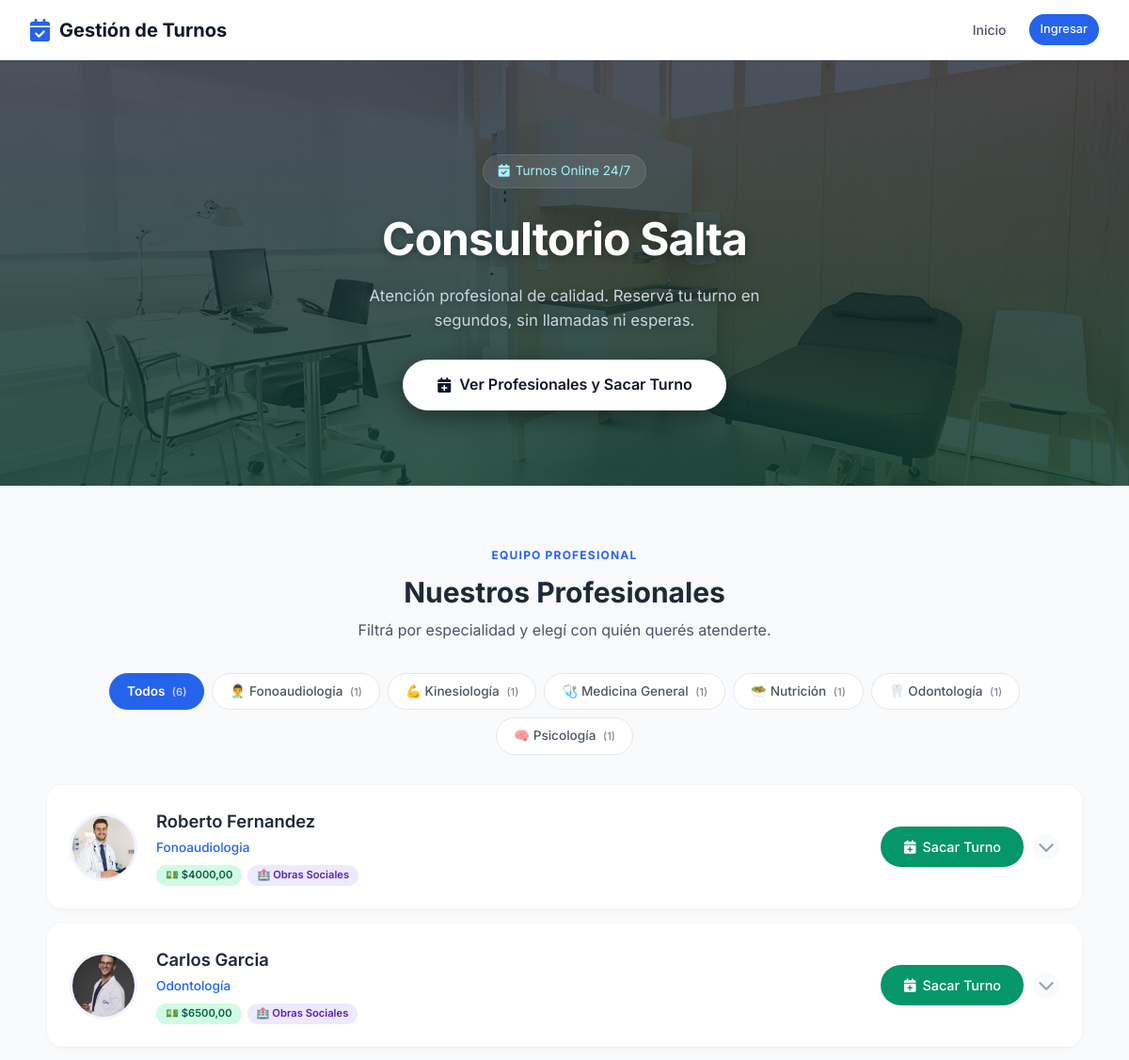
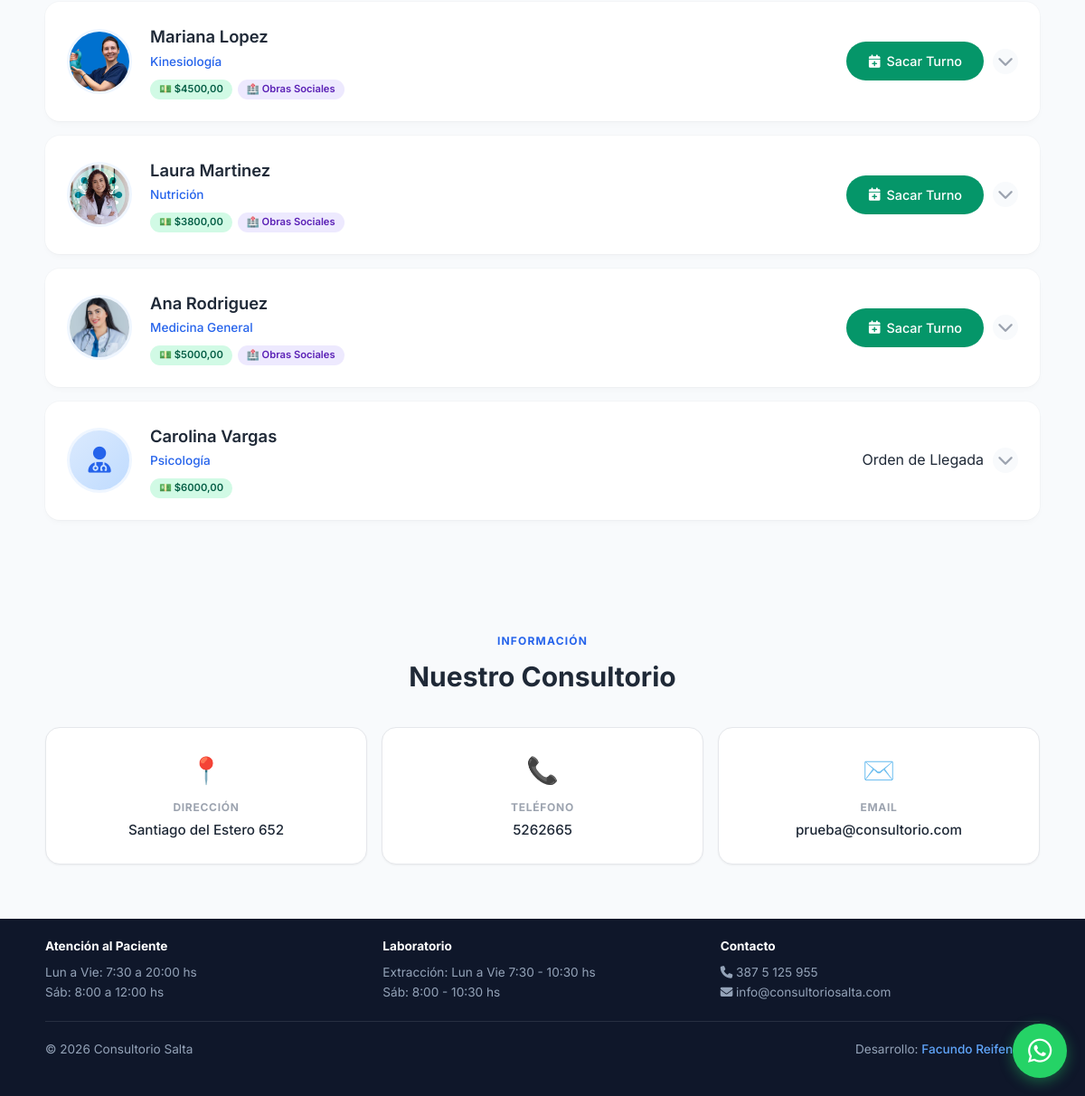
Page /salta/ on the committed database (2 pictures, top to bottom).
### core_app/models.py (models this page shows, shortened)
class ModeloBase(models.Model):
    creado = models.DateTimeField(auto_now_add=True, verbose_name='Creado')
    modificado = models.DateTimeField(auto_now=True, verbose_name='Modificado')
    activo = models.BooleanField(default=True, verbose_name='Activo')
    class Meta:
        abstract = True

class ClienteSaaS(ModeloBase):
    TIPOS = [
        ('consultorio', 'Consultorio'),
        ('profesional', 'Profesional Independiente'),
    ]
    slug = models.SlugField(unique=True, verbose_name='Identificador URL')
    tipo = models.CharField(max_length=20, choices=TIPOS, verbose_name='Tipo')
    nombre = models.CharField(max_length=200, verbose_name='Nombre')
    establecimiento = models.ForeignKey(
        'establecimientos.Establecimiento',
        on_delete=models.SET_NULL, null=True, blank=True,
        verbose_name='Consultorio'
    )
    profesional = models.ForeignKey(
        'profesionales.Profesional',
        on_delete=models.SET_NULL, null=True, blank=True,
        verbose_name='Profesional'
    )
    activo = models.BooleanField(default=True)
    hero_titulo = models.CharField(max_length=200, default='Sacá tu turno online', verbose_name='Título principal')
    hero_subtitulo = models.TextField(default='Rápido, fácil y sin esperas', verbose_name='Subtítulo')
    hero_imagen = models.ImageField(upload_to='landing/', blank=True, null=True, verbose_name='Imagen de fondo')
    color_primario = models.CharField(max_length=7, default='#4A90D9', verbose_name='Color principal')
    color_secundario = models.CharField(max_length=7, default='#28a745', verbose_name='Color secundario')
    mostrar_profesionales = models.BooleanField(default=True, verbose_name='Mostrar profesionales')
    mostrar_servicios = models.BooleanField(default=True, verbose_name='Mostrar servicios')
    telefono_contacto = models.CharField(max_length=20, blank=True, verbose_name='Teléfono')
    email_contacto = models.EmailField(blank=True, verbose_name='Email')
    direccion = models.CharField(max_length=200, blank=True, verbose_name='Dirección')
    class Meta:
        verbose_name = 'Cliente SaaS'
        verbose_name_plural = 'Clientes SaaS'

### profesionales/models.py (models this page shows, shortened)
class Profesional(Persona):
    ESPECIALIDADES = [
        ('odontologia', 'Odontología'),
        ('kinesiologia', 'Kinesiología'),
        ('psicologia', 'Psicología'),
        ('nutricion', 'Nutrición'),
        ('cardiologia', 'Cardiología'),
        ('medicina_general', 'Medicina General'),
        ('dermatologia', 'Dermatología'),
        ('estetica', 'Estética'),
        ('pediatria', 'Pediatría'),
        ('traumatologia', 'Traumatología'),
        ('veterinaria', 'Veterinaria'),
        ('fonoaudiologia', 'Fonoaudiologia'),
        ('otro', 'Otro'),
    ]
    usuario = models.OneToOneField(
        'usuarios.Usuario',
        on_delete=models.CASCADE,
        verbose_name='Usuario'
    )
    especialidad = models.CharField(
        max_length=50,
        choices=ESPECIALIDADES,
        verbose_name='Especialidad'
    )
    matricula = models.CharField(
        max_length=50,
        blank=True,
        verbose_name='Matrícula Profesional'
    )
    color_calendario = models.CharField(
        max_length=7,
        default='#4A90D9',
        verbose_name='Color en Calendario'
    )
    acepta_obra_social = models.BooleanField(
        default=False,
        verbose_name='Acepta Obra Social'
    )
    descripcion = models.TextField(
        blank=True,
        verbose_name='Descripción Profesional'
    )
    foto = models.ImageField(
    upload_to='profesionales/',
    blank=True,
    null=True,
    verbose_name='Foto de Perfil'
    )
    establecimientos = models.ManyToManyField(
    'establecimientos.Establecimiento',
    blank=True,
    related_name='profesionales',
    verbose_name='Consultorios donde atiende'
    )
    frase_destacada = models.CharField(max_length=200, blank=True, verbose_name='Frase destacada')
    precio_particular = models.DecimalField(max_digits=10, decimal_places=2, null=True, blank=True, verbose_name='Precio consulta particular')
    obras_sociales_texto = models.TextField(blank=True, verbose_name='Obras sociales (texto libre)')
    servicios_texto = models.TextField(blank=True, verbose_name='Servicios / Especializaciones')
    servicios_destacados = models.TextField(blank=True, verbose_name='Servicios destacados')
    especializaciones = models.TextField(blank=True, verbose_name='Especializaciones')
    atiende_por_orden = models.BooleanField(
    default=False,
    verbose_name='Atiende por orden de llegada'
)
    obras_sociales = models.ManyToManyField(
        'obras_sociales.ObraSocial',
        blank=True,
        related_name='profesionales',
        verbose_name='Obras Sociales'
    )
    planes = models.ManyToManyField(
        'obras_sociales.Plan',
        blank=True,
        verbose_name='Planes'
    )
    class Meta:
        verbose_name = 'Profesional'
        verbose_name_plural = 'Profesionales'
        ordering = ['apellido', 'nombre']
    def get_servicios_list(self):
        if self.servicios_destacados:
            return [x.strip() for x in self.servicios_destacados.replace(',', '\n').split('\n') if x.strip()]
        return []

### establecimientos/models.py (models this page shows, shortened)
class Establecimiento(ModeloBase):
    nombre = models.CharField(max_length=200, verbose_name='Nombre')
    direccion = models.CharField(max_length=200, verbose_name='Dirección')
    telefono = models.CharField(max_length=20, verbose_name='Teléfono')
    email = models.EmailField(verbose_name='Email')
    cuit = models.CharField(max_length=13, verbose_name='CUIT')
    logo = models.ImageField(upload_to='logos/', blank=True, verbose_name='Logo')
    class Meta:
        verbose_name = 'Establecimiento'
        verbose_name_plural = 'Establecimientos'

### core_app/views_cliente.py (the view, shortened to what this page needs)
def portal(request, cliente_slug):
    cliente = get_object_or_404(ClienteSaaS, slug=cliente_slug, activo=True)
    request.session['cliente_slug'] = cliente_slug
    ICONOS_ESPECIALIDAD = {
        'odontologia': '🦷',
        'kinesiologia': '💪',
        'psicologia': '🧠',
        'nutricion': '🥗',
        'medicina_general': '🩺',
        'cardiologia': '❤️',
        'dermatologia': '🔬',
        'pediatria': '👶',
        'traumatologia': '🦴',
        'otra': '👨‍⚕️',
    }
    if cliente.tipo == 'consultorio':
        profesionales = Profesional.objects.filter(
            establecimientos=cliente.establecimiento, activo=True
        ).prefetch_related('agenda_set__horarios')
        especialidades_disponibles = []
        especialidades_vistas = set()
        for prof in profesionales:
            codigo = prof.especialidad
            if codigo and codigo not in especialidades_vistas:
                especialidades_vistas.add(codigo)
                total = sum(1 for p in profesionales if p.especialidad == codigo)
                especialidades_disponibles.append({
                    'codigo': codigo,
                    'nombre': prof.get_especialidad_display(),
                    'icono': ICONOS_ESPECIALIDAD.get(codigo, '👨‍⚕️'),
                    'total': total,
                })
        especialidades_disponibles.sort(key=lambda x: x['nombre'])
        return render(request, 'core_app/landing_consultorio.html', {
            'cliente': cliente,
            'profesionales': profesionales,
            'especialidades_disponibles': especialidades_disponibles,
        })

### core_app/models.py (called while the page is built)
    @property
    def nombre_completo(self):
        return f"{self.nombre} {self.apellido}"

### core_app/templates/core_app/landing_consultorio.html (shortened to what this page needs)
{% extends 'core_app/base.html' %}
{% load static %}
{% block content %}
<div class="landing">
    <section class="hero-consultorio" style="background: linear-gradient(rgba(15, 23, 42, 0.75), rgba(13, 59, 46, 0.85)), url('{% static 'img/consultorio.jpg' %}'); background-size: cover; background-position: center;">
        <div class="hero-consultorio-content">
            <div class="hero-badge">
                <i class="fas fa-calendar-check"></i> Turnos Online 24/7
            </div>
            <h1>{{ cliente.nombre }}</h1>
            <p>Atención profesional de calidad. Reservá tu turno en segundos, sin llamadas ni esperas.</p>
            <a href="#profesionales" class="btn-hero-consultorio">
                <i class="fas fa-calendar-plus"></i> Ver Profesionales y Sacar Turno
            </a>
        </div>
    </section>
    <section id="profesionales" class="section section-alt">
        <div class="container-custom">
            <div class="section-header">
                <span class="section-label">Equipo Profesional</span>
                <h2 class="section-title">Nuestros Profesionales</h2>
                <p class="section-subtitle">Filtrá por especialidad y elegí con quién querés atenderte.</p>
            </div>
            <div class="filtros-especialidades" id="filtros-container">
                <span class="filtro-pildora active" data-especialidad="todas">
                    Todos <span class="count">({{ profesionales|length }})</span>
                </span>
                {% for esp in especialidades_disponibles %}
                <span class="filtro-pildora" data-especialidad="{{ esp.codigo }}">
                    {{ esp.icono }} {{ esp.nombre }} <span class="count">({{ esp.total }})</span>
                </span>
                {% endfor %}
            </div>
            <div class="profesionales-list" id="profesionales-list">
                {% for prof in profesionales %}
                <div class="profesional-card" data-especialidad="{{ prof.especialidad }}">
                    <div class="profesional-header" onclick="toggleFicha('ficha-{{ prof.id }}', this)">
                        {% if prof.foto %}
                            <img src="{{ prof.foto.url }}" alt="{{ prof.nombre_completo }}" class="profesional-avatar">
                        {% else %}
                            <div class="profesional-avatar-placeholder">
                                <i class="fas fa-user-md"></i>
                            </div>
                        {% endif %}
                        <div class="profesional-info">
                            <h3>{{ prof.nombre_completo }}</h3>
                            <p class="especialidad">{{ prof.get_especialidad_display }}</p>
                            <div class="profesional-tags">
                                {% if prof.precio_particular %}
                                    <span class="tag">💵 ${{ prof.precio_particular }}</span>
                                {% endif %}
                                {% if prof.obras_sociales.exists %}
                                    <span class="tag tag-os">🏥 Obras Sociales</span>
                                {% endif %}
                            </div>
                        </div>
                        <div class="profesional-actions">
                            {% if prof.atiende_por_orden %}
                                <span >
                                    Orden de Llegada
                                </span>
                            {% else %}
                                <a href="{% url 'sacar_turno_cliente' cliente_slug=cliente.slug profesional_id=prof.id %}"
                                class="btn-sacar-turno" onclick="event.stopPropagation();">
                                    <i class="fas fa-calendar-plus"></i> Sacar Turno
                                </a>
                            {% endif %}
                            <span class="btn-expand" id="flecha-{{ prof.id }}">
                                <i class="fas fa-chevron-down"></i>
                            </span>
                        </div>
                    </div>
                </div>
                {% endfor %}
            </div>
        </div>
    </section>
    {% if cliente.establecimiento %}
    <section class="section section-alt">
        <div class="container-custom">
            <div class="section-header">
                <span class="section-label">Información</span>
                <h2 class="section-title">Nuestro Consultorio</h2>
            </div>
            <div class="info-grid">
                {% if cliente.establecimiento.direccion %}
                <a href="https://www.google.com/maps/search/?api=1&query={{ cliente.establecimiento.direccion|urlencode }}" target="_blank" style="text-decoration: none; color: inherit; display: block;">
                    <div class="info-card" style="cursor: pointer;">
                        <div class="icono">📍</div>
                        <h4>Dirección</h4>
                        <p>{{ cliente.establecimiento.direccion }}</p>
                    </div>
                </a>
                {% endif %}
                {% if cliente.establecimiento.telefono %}
                <a href="tel:{{ cliente.establecimiento.telefono }}" style="text-decoration: none; color: inherit; display: block;">
                    <div class="info-card" style="cursor: pointer;">
                        <div class="icono">📞</div>
                        <h4>Teléfono</h4>
                        <p>{{ cliente.establecimiento.telefono }}</p>
                    </div>
                </a>
                {% endif %}
                {% if cliente.establecimiento.email %}
                <a href="mailto:{{ cliente.establecimiento.email }}" style="text-decoration: none; color: inherit; display: block;">
                    <div class="info-card" style="cursor: pointer;">
                        <div class="icono">✉️</div>
                        <h4>Email</h4>
                        <p>{{ cliente.establecimiento.email }}</p>
                    </div>
                </a>
                {% endif %}
            </div>
        </div>
    </section>
    {% endif %}
    <footer class="footer">
        <div class="container-custom" style="display: flex; flex-direction: column; gap: 20px;">
            <div style="display: grid; grid-template-columns: repeat(auto-fit, minmax(200px, 1fr)); gap: 20px; border-bottom: 1px solid rgba(255,255,255,0.1); padding-bottom: 20px;">
                <div>
                    <h4 style="color: white; margin: 0 0 8px 0; font-size: 0.85rem;">Atención al Paciente</h4>
                    <p style="margin: 0; font-size: 0.85rem;">Lun a Vie: 7:30 a 20:00 hs</p>
                    <p style="margin: 0; font-size: 0.85rem;">Sáb: 8:00 a 12:00 hs</p>
                </div>
                <div>
                    <h4 style="color: white; margin: 0 0 8px 0; font-size: 0.85rem;">Laboratorio</h4>
                    <p style="margin: 0; font-size: 0.85rem;">Extracción: Lun a Vie 7:30 - 10:30 hs</p>
                    <p style="margin: 0; font-size: 0.85rem;">Sáb: 8:00 - 10:30 hs</p>
                </div>
                <div>
                    <h4 style="color: white; margin: 0 0 8px 0; font-size: 0.85rem;">Contacto</h4>
                    <p style="margin: 0; font-size: 0.85rem;"><i class="fas fa-phone"></i> 387 5 125 955</p>
                    <p style="margin: 0; font-size: 0.85rem;"><i class="fas fa-envelope"></i> info@consultoriosalta.com</p>
                </div>
            </div>
            <div class="footer-content">
                <span>© {% now "Y" %} {{ cliente.nombre }}</span>
                <span>Desarrollo: <a href="https://facureif.github.io" target="_blank">Facundo Reifenberg</a></span>
            </div>
        </div>
    </footer>
</div>
{% endblock %}

### core_app/templates/core_app/base.html (style rules this page uses)
:root { --primary: #2563eb; --primary-dark: #1d4ed8; --primary-light: #dbeafe; --success: #059669; --success-light: #d1fae5; --warning: #d97706; --warning-light: #fef3c7; --danger: #dc2626; --danger-light: #fee2e2; --info: #0891b2; --info-light: #cffafe; --gray-50: #f9fafb; --gray-100: #f3f4f6; --gray-200: #e5e7eb; --gray-300: #d1d5db; --gray-400: #9ca3af; --gray-500: #6b7280; --gray-600: #4b5563; --gray-700: #374151; --gray-800: #1f2937; --gray-900: #111827; --white: #ffffff; --shadow-sm: 0 1px 2px 0 rgba(0, 0, 0, 0.05); --shadow: 0 1px 3px 0 rgba(0, 0, 0, 0.1), 0 1px 2px -1px rgba(0, 0, 0, 0.1); --shadow-md: 0 4px 6px -1px rgba(0, 0, 0, 0.1), 0 2px 4px -2px rgba(0, 0, 0, 0.1); --shadow-lg: 0 10px 15px -3px rgba(0, 0, 0, 0.1), 0 4px 6px -4px rgba(0, 0, 0, 0.1); --radius-sm: 6px; --radius: 8px; --radius-lg: 12px; --radius-xl: 16px; }
* { margin: 0; padding: 0; box-sizing: border-box; }
body { font-family: 'Inter', -apple-system, BlinkMacSystemFont, 'Segoe UI', sans-serif; background-color: var(--gray-50); color: var(--gray-800); line-height: 1.6; -webkit-font-smoothing: antialiased; }

### rows in the picture
ClienteSaaS: nombre "Consultorio Salta", establecimiento.direccion "Santiago del Estero 652", establecimiento.telefono "5262665", establecimiento.email "prueba@consultorio.com"
Profesional: icono "👨‍⚕️", nombre "Fonoaudiologia", total "1", foto (picture), nombre_completo "Roberto Fernandez", especialidad "Fonoaudiologia", precio_particular "4000,00", shows "🏥 Obras Sociales", atiende_por_orden False (drawn)
Profesional: foto (picture), nombre_completo "Carlos Garcia", especialidad "Odontología", precio_particular "6500,00", shows "🏥 Obras Sociales", atiende_por_orden False (drawn)
Profesional: foto (picture), nombre_completo "Mariana Lopez", especialidad "Kinesiología", precio_particular "4500,00", shows "🏥 Obras Sociales", atiende_por_orden False (drawn)
Profesional: foto (picture), nombre_completo "Laura Martinez", especialidad "Nutrición", precio_particular "3800,00", shows "🏥 Obras Sociales", atiende_por_orden False (drawn)
Profesional: foto (picture), nombre_completo "Ana Rodriguez", especialidad "Medicina General", precio_particular "5000,00", shows "🏥 Obras Sociales", atiende_por_orden False (drawn)
Profesional: nombre_completo "Carolina Vargas", especialidad "Psicología", precio_particular "6000,00", atiende_por_orden "Orden de Llegada"

### other values in the picture
{{ profesionales|length }} "6"
{{ esp.icono }} "💪" "🩺" "🥗" "🦷" "🧠"
{{ esp.nombre }} "Kinesiología" "Medicina General" "Nutrición" "Odontología" "Psicología"
{{ esp.total }} "1" "1" "1" "1" "1"
